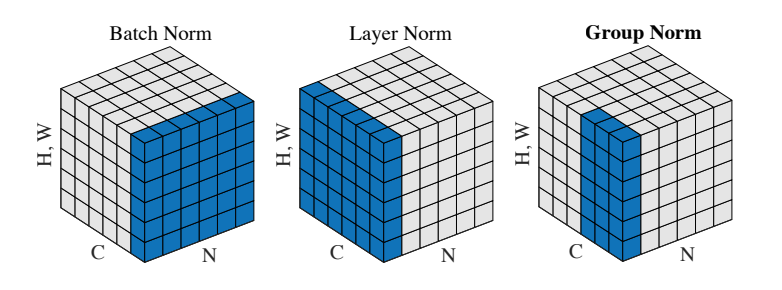
#> input picture book_studies/cs231n/assignment2/cs231n/notebook_images/normalization.png, 782 x 290 px, given in place of building.jpg, which was not available
$ jupyter execute --allow-errors Ch_01_basic_image_handling.ipynb   (older library calls are emulated)   (text cells are left out)
#> lines starting #> are read from the running program, lines starting #| are printed output that depends on the picture; pictures that were not available may be replaced by others from this repository, and a replacement may not be noted
[cell 1]
import matplotlib.pyplot as plt
import warnings

warnings.filterwarnings('ignore')

[cell 2]
from PIL import Image

pil_im = Image.open('/Users/sejongpyo/Downloads/building.jpg')
#> pil_im is the input picture: PIL image 782x290 RGBA; mean R, G, B, A 195.4, 209.7, 219.7, 254.6

# convert to Grayscale
# pil_im = Image.open('/Users/sejongpyo/Downloads/building.jpg').convert('L')

[cell 3]
from PIL import Image
import os

#> (the rest of this cell did not finish here and is left out)

[cell 4]
pil_im.thumbnail((128, 128))
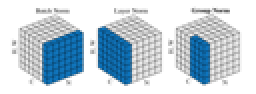
#> pil_im: PIL image 128x47 RGBA (shown 2 times larger); mean R, G, B, A 195.5, 209.8, 219.8, 254.7; transparent parts drawn white

[cell 5]
box = (100, 100, 400, 400)
region = pil_im.crop(box)
#> region: PIL image 300x300 RGBA; every value is 0

[cell 6]
region = region.transpose(Image.ROTATE_180)
pil_im.paste(region, box)

[cell 7]
# resize
out = pil_im.resize((128, 128))
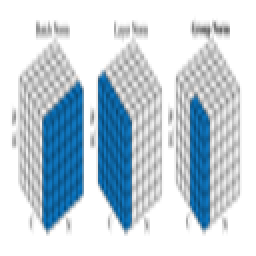
#> out: PIL image 128x128 RGBA (shown 2 times larger); mean R, G, B, A 195.4, 209.7, 219.8, 254.7; transparent parts drawn white

# rotate
out = pil_im.rotate(45)
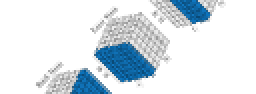
#> out: PIL image 128x47 RGBA (shown 2 times larger); mean R, G, B, A 95.7, 104.8, 111.2, 131.5; transparent parts drawn white

[cell 8]
plt.imshow(pil_im)

[cell 9]
# copy and paste
plt.imshow(pil_im)

[cell 10]
from PIL import Image
from pylab import *

im = array(Image.open('/Users/sejongpyo/Downloads/building.jpg'))

imshow(im)

x = [100,100,400,400]
y = [200,500,200,500]

# plot the points with red star-markers
plot(x, y, 'r*')

# line plot connecting the first two points
plot(x[:2], y[:2])

# add title and show the plot
title('Plotting: "empire.jpg"')
show()
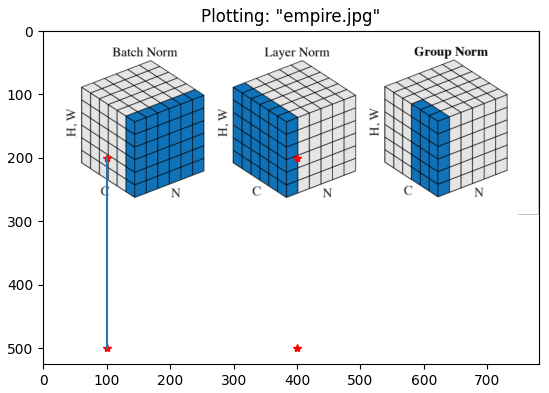
#> figure drawn by matplotlib, 1 panel

[cell 11]
from PIL import Image
from pylab import *

im = array(Image.open('/Users/sejongpyo/Downloads/building.jpg').convert('L'))
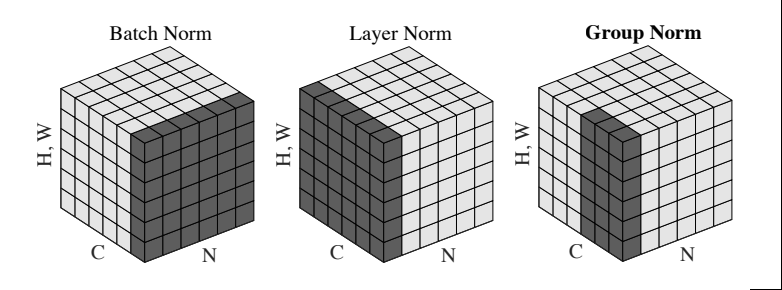
#> im: shape (290, 782); min 0, max 255, mean 206.5

figure()

gray()

contour(im, origin = 'image')
axis('equal')
axis('off')
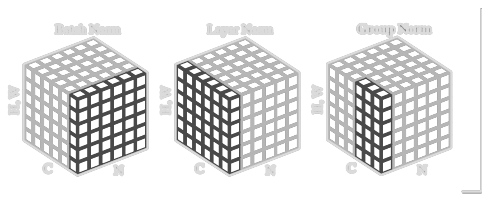
#> figure drawn by matplotlib, 1 panel

[cell 12]
figure()
hist(im.flatten(), 128) # number of bins to use
show()
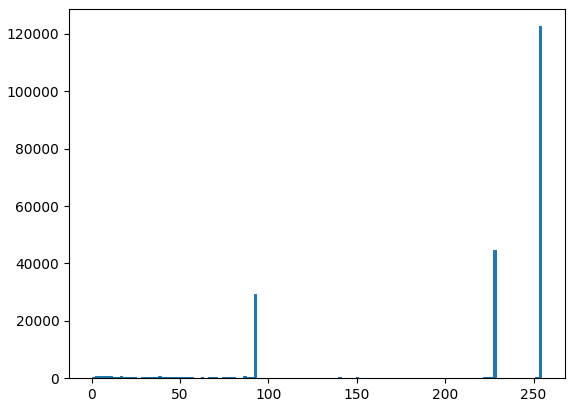
#> figure drawn by matplotlib, 1 panel; tallest bar 122650 high, from x = 253 to 255
